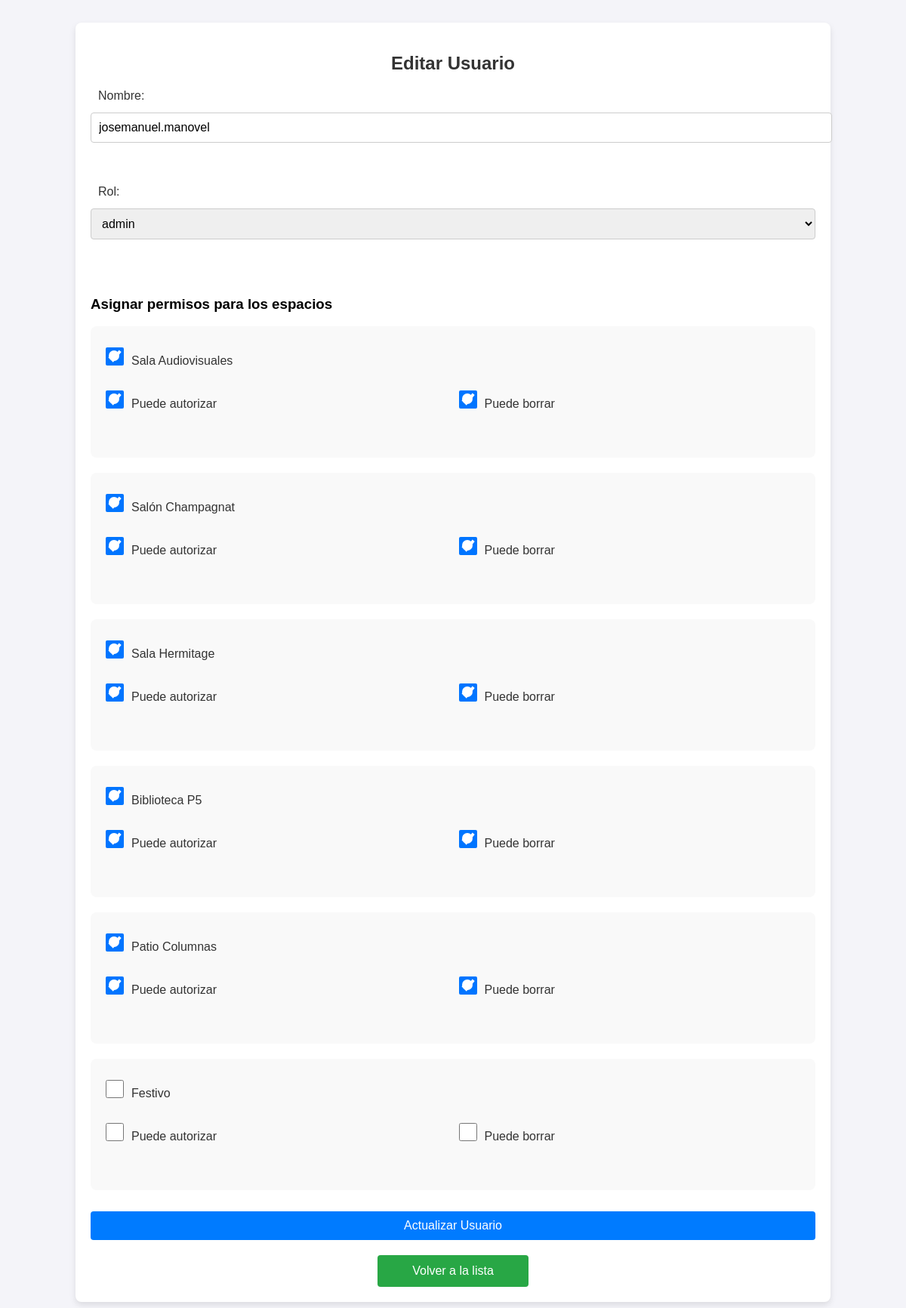
Screenshot of /editar_usuario.php?id=11 with the database file from the repository.
### tables this page shows
CREATE TABLE `usuarios` (
  `id_usuario` int(11) NOT NULL AUTO_INCREMENT,
  `nombre` varchar(100) NOT NULL,
  `fecha_registro` timestamp NOT NULL DEFAULT current_timestamp(),
  `rol_id` int(11) NOT NULL DEFAULT 3,
  PRIMARY KEY (`id_usuario`)
);

CREATE TABLE `espacios` (
  `id_espacio` int(11) NOT NULL AUTO_INCREMENT,
  `nombre` varchar(100) NOT NULL,
  `color` varchar(7) DEFAULT '#ffffff',
  PRIMARY KEY (`id_espacio`)
);

CREATE TABLE `permisos_espacios` (
  `id_permiso` int(11) NOT NULL AUTO_INCREMENT,
  `id_usuario` int(11) NOT NULL,
  `id_espacio` int(11) NOT NULL,
  `puede_borrar` tinyint(1) DEFAULT 0,
  `puede_autorizar` tinyint(1) DEFAULT 0,
  PRIMARY KEY (`id_permiso`),
  KEY `id_usuario` (`id_usuario`),
  KEY `id_espacio` (`id_espacio`),
  CONSTRAINT `permisos_espacios_ibfk_1` FOREIGN KEY (`id_usuario`) REFERENCES `usuarios` (`id_usuario`),
  CONSTRAINT `permisos_espacios_ibfk_2` FOREIGN KEY (`id_espacio`) REFERENCES `espacios` (`id_espacio`)
);

### editar_usuario.php (the view, shortened to what this page needs)
<?php
require __DIR__ . '/config_local.php';
if (isset($_GET['id'])) {
    $id_usuario = (int)$_GET['id'];
    $sqlUsuario = "SELECT * FROM usuarios WHERE id_usuario = $id_usuario";
    $resultadoUsuario = $conn->query($sqlUsuario);
    if ($resultadoUsuario->num_rows > 0) {
        $usuario = $resultadoUsuario->fetch_assoc();
    } else {
        die("Usuario no encontrado.");
    }
} else {
    die("ID de usuario no proporcionado.");
}
$sqlRoles = "SELECT id, nombre FROM roles";
$resultadoRoles = $conn->query($sqlRoles);
$sqlEspacios = "SELECT id_espacio, nombre FROM espacios";
$resultadoEspacios = $conn->query($sqlEspacios);
?>
<!DOCTYPE html>
<html lang="es">
<head>
</head>
<body>
<div class="container">
    <h2>Editar Usuario</h2>
    <form method="POST">
        <label for="nombre">Nombre:</label>
        <input type="text" id="nombre" name="nombre" value="<?php echo $usuario['nombre']; ?>" required><br><br>
        <label for="rol_id">Rol:</label>
        <select id="rol_id" name="rol_id" required>
            <?php
            while ($row = $resultadoRoles->fetch_assoc()) {
                $selected = ($row['id'] == $usuario['rol_id']) ? 'selected' : '';
                echo "<option value='" . $row['id'] . "' $selected>" . $row['nombre'] . "</option>";
            }
            ?>
        </select><br><br>
        <h3>Asignar permisos para los espacios</h3>
        <?php
        while ($espacio = $resultadoEspacios->fetch_assoc()) {
            $sqlPermisosUsuario = "SELECT * FROM permisos_espacios WHERE id_usuario = $id_usuario AND id_espacio = " . $espacio['id_espacio'];
            $resultadoPermisos = $conn->query($sqlPermisosUsuario);
            $permiso = $resultadoPermisos->num_rows > 0 ? $resultadoPermisos->fetch_assoc() : null;
        ?>
            <div class="space-section">
                <label>
                    <input type="checkbox" name="espacios[]" value="<?php echo $espacio['id_espacio']; ?>"
                        <?php echo isset($permiso) ? 'checked' : ''; ?>>
                    <?php echo $espacio['nombre']; ?>
                </label>
                <div class="checkbox-group">
                    <label>
                        <input type="checkbox" name="puede_autorizar[<?php echo $espacio['id_espacio']; ?>]" value="1"
                            <?php echo isset($permiso['puede_autorizar']) && $permiso['puede_autorizar'] ? 'checked' : ''; ?>>
                        Puede autorizar
                    </label>
                    <label>
                        <input type="checkbox" name="puede_borrar[<?php echo $espacio['id_espacio']; ?>]" value="1"
                            <?php echo isset($permiso['puede_borrar']) && $permiso['puede_borrar'] ? 'checked' : ''; ?>>
                        Puede borrar
                    </label>
                </div>
            </div>
        <?php } ?>
        <button type="submit">Actualizar Usuario</button>
    </form>
    <button class="back-btn" onclick="window.location.href='administrar_usuarios.php'">Volver a la lista</button>
</div>
</body>
</html>

### editar_usuario.php (style rules this page uses)
body { font-family: 'Arial', sans-serif; background-color: #f4f4f9; margin: 0; padding: 0; }
.container { width: 80%; margin: 30px auto; padding: 20px; background-color: #ffffff; box-shadow: 0 4px 8px rgba(0, 0, 0, 0.1); border-radius: 8px; }
h2 { text-align: center; color: #333; font-size: 24px; }
form { display: flex; flex-direction: column; width: 100%; margin: 0 auto; }
label { font-size: 16px; margin-bottom: 5px; }
input, select, button { padding: 10px; margin: 8px 0 20px; border-radius: 4px; border: 1px solid #ccc; font-size: 16px; }
input[type="text"], select { width: 100%; }
button { background-color: #007bff; color: white; border: none; cursor: pointer; font-size: 16px; text-align: center; }
.back-btn { background-color: #28a745; color: white; padding: 12px; text-align: center; border-radius: 4px; border: none; cursor: pointer; display: block; width: 200px; margin: 0 auto; }
.checkbox-group { display: grid; grid-template-columns: repeat(2, 1fr); gap: 15px; margin-bottom: 20px; }
input[type="checkbox"] { width: 24px; height: 24px; border-radius: 50%; border: 2px solid #ccc; background-color: #fff; cursor: pointer; position: relative; transition: all 0.3s ease; }
input[type="checkbox"]:checked { border-color: #007bff; background-color: #007bff; }
input[type="checkbox"]:checked::before { content: ''; position: absolute; top: 4px; left: 4px; width: 14px; height: 14px; background-color: #fff; border-radius: 50%; transform: scale(1); transition: transform 0.2s ease; }
label { font-size: 16px; color: #333; display: flex; align-items: center; cursor: pointer; margin-left: 10px; }
.space-section { background-color: #f9f9f9; border-radius: 8px; padding: 20px; margin-bottom: 20px; }
.space-section label { margin-left: 0; }
.space-section input { margin-right: 10px; }

### rows the page displays
usuarios: nombre "josemanuel.manovel"
espacios: nombre "Sala Audiovisuales"
permisos_espacios: puede_autorizar "☑", puede_borrar "☑"
espacios: nombre "Salón Champagnat"
permisos_espacios: puede_autorizar "☑", puede_borrar "☑"
espacios: nombre "Sala Hermitage"
permisos_espacios: puede_autorizar "☑", puede_borrar "☑"
espacios: nombre "Biblioteca P5"
permisos_espacios: puede_autorizar "☑", puede_borrar "☑"
espacios: nombre "Patio Columnas"
permisos_espacios: puede_autorizar "☑", puede_borrar "☑"
espacios: nombre "Festivo"

### other values shown
form field rol_id "admin"
